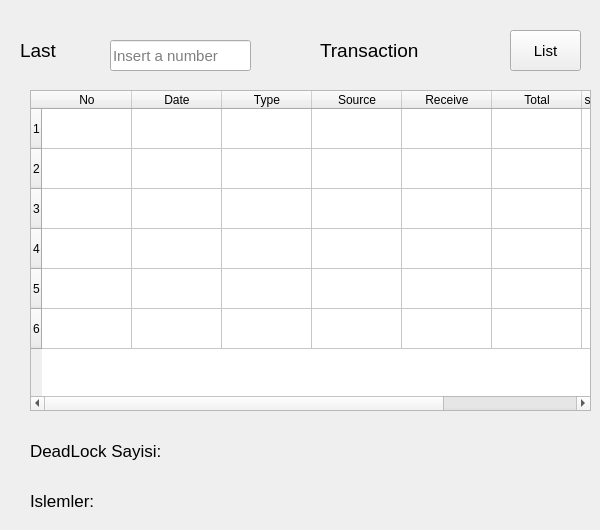
    <widget class="QWidget" name="view_transactions_widget">
     <widget class="QTableWidget" name="transactions_tableWidget">
      <property name="geometry">
       <rect>
        <x>30</x>
        <y>90</y>
        <width>561</width>
        <height>321</height>
       </rect>
      </property>
      <property name="showGrid">
       <bool>true</bool>
      </property>
      <property name="wordWrap">
       <bool>true</bool>
      </property>
      <property name="rowCount">
       <number>6</number>
      </property>
      <attribute name="horizontalHeaderMinimumSectionSize">
       <number>47</number>
      </attribute>
      <attribute name="horizontalHeaderDefaultSectionSize">
       <number>90</number>
      </attribute>
      <attribute name="verticalHeaderMinimumSectionSize">
       <number>30</number>
      </attribute>
      <attribute name="verticalHeaderDefaultSectionSize">
       <number>40</number>
      </attribute>
      <row/>
      <row/>
      <row/>
      <row/>
      <row/>
      <row/>
      <column>
       <property name="text">
        <string>No</string>
       </property>
      </column>
      <column>
       <property name="text">
        <string>Date</string>
       </property>
      </column>
      <column>
       <property name="text">
        <string>Type</string>
       </property>
      </column>
      <column>
       <property name="text">
        <string>Source</string>
       </property>
      </column>
      <column>
       <property name="text">
        <string>Receive</string>
       </property>
      </column>
      <column>
       <property name="text">
        <string>Total</string>
       </property>
      </column>
      <column>
       <property name="text">
        <string>source_balance</string>
       </property>
      </column>
      <column>
       <property name="text">
        <string>recieve_balance</string>
       </property>
      </column>
     </widget>
     <widget class="QPushButton" name="list_button">
      <property name="geometry">
       <rect>
        <x>510</x>
        <y>30</y>
        <width>71</width>
        <height>41</height>
       </rect>
      </property>
      <property name="font">
       <font>
        <pointsize>11</pointsize>
       </font>
      </property>
      <property name="text">
       <string>List</string>
      </property>
     </widget>
     <widget class="QLineEdit" name="transactionsNumber_lineEdit">
      <property name="geometry">
       <rect>
        <x>110</x>
        <y>40</y>
        <width>141</width>
        <height>31</height>
       </rect>
      </property>
      <property name="font">
       <font>
        <pointsize>11</pointsize>
       </font>
      </property>
      <property name="placeholderText">
       <string>Insert a number</string>
      </property>
     </widget>
     <widget class="QLabel" name="last_lable">
      <property name="geometry">
       <rect>
        <x>20</x>
        <y>30</y>
        <width>81</width>
        <height>41</height>
       </rect>
      </property>
      <property name="font">
       <font>
        <pointsize>14</pointsize>
       </font>
      </property>
      <property name="text">
       <string>Last</string>
      </property>
     </widget>
     <widget class="QLabel" name="transaction_lable">
      <property name="geometry">
       <rect>
        <x>320</x>
        <y>20</y>
        <width>131</width>
        <height>61</height>
       </rect>
      </property>
      <property name="font">
       <font>
        <pointsize>14</pointsize>
       </font>
      </property>
      <property name="text">
       <string>Transaction</string>
      </property>
     </widget>
     <widget class="QLabel" name="deadLockSayisi_label">
      <property name="geometry">
       <rect>
        <x>30</x>
        <y>430</y>
        <width>191</width>
        <height>41</height>
       </rect>
      </property>
      <property name="font">
       <font>
        <pointsize>13</pointsize>
       </font>
      </property>
      <property name="text">
       <string>DeadLock Sayisi:</string>
      </property>
     </widget>
     <widget class="QLabel" name="islemler_lable">
      <property name="geometry">
       <rect>
        <x>30</x>
        <y>480</y>
        <width>161</width>
        <height>41</height>
       </rect>
      </property>
      <property name="font">
       <font>
        <pointsize>13</pointsize>
       </font>
      </property>
      <property name="text">
       <string>Islemler: </string>
      </property>
     </widget>
     <widget class="QLabel" name="deadLocks_lable">
      <property name="geometry">
       <rect>
        <x>140</x>
        <y>480</y>
        <width>451</width>
        <height>41</height>
       </rect>
      </property>
      <property name="font">
       <font>
        <pointsize>13</pointsize>
       </font>
      </property>
      <property name="styleSheet">
       <string notr="true">color:green</string>
      </property>
      <property name="text">
       <string/>
      </property>
     </widget>
     <widget class="QLabel" name="deadLockNumber_label">
      <property name="geometry">
       <rect>
        <x>230</x>
        <y>430</y>
        <width>121</width>
        <height>41</height>
       </rect>
      </property>
      <property name="font">
       <font>
        <pointsize>13</pointsize>
       </font>
      </property>
      <property name="styleSheet">
       <string notr="true">color:green</string>
      </property>
      <property name="text">
       <string/>
      </property>
     </widget>
    </widget>
